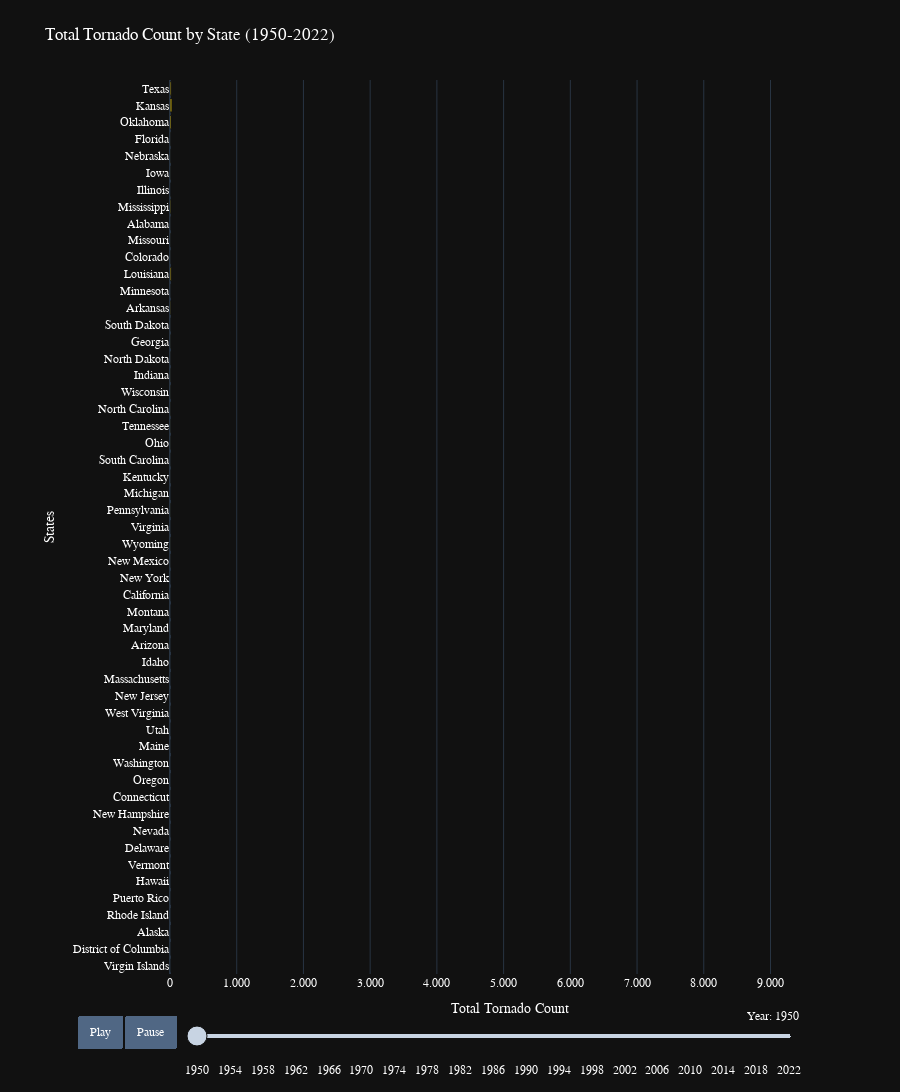

Notebook code cell kept with this figure:
### Markdown cell above
### Question 3. How have the total number of tornadoes by state changed over time in the US from 1950 to 2022, and which states have experienced the most or fewest tornadoes during this period?

### Code cell
# Calculate tornado counts by state and year, replace abbreviations with full names
state_year_counts = df.groupby(['yr', 'st']).size().reset_index(name='count')
state_year_counts['st'] = state_year_counts['st'].apply(lambda x: state_names[x])

# Create a pivot table to calculate cumulative tornado counts
state_year_pivot = state_year_counts.pivot_table(index='st', columns='yr', values='count', fill_value=0)
state_year_cumsum = state_year_pivot.cumsum(axis=1).reset_index().melt(id_vars=['st'], var_name='yr', value_name='count')

# Determine ranking based on the last year and sort DataFrame accordingly
final_year_ranking = state_year_cumsum[state_year_cumsum['yr'] == state_year_cumsum['yr'].max()].groupby('st')['count'].sum().sort_values(ascending=False).index.tolist()
state_year_cumsum['fixed_rank'] = state_year_cumsum['st'].map({name: i for i, name in enumerate(final_year_ranking)})
state_year_cumsum.sort_values(['yr', 'fixed_rank'], inplace=True)

# Calculate maximum cumulative count and set x-axis range
max_cumulative_count = state_year_cumsum['count'].max()
range_x = [0, max_cumulative_count * 1.1]

# Calculate annual total tornado count and rank by state
state_year_total = state_year_cumsum.groupby(['yr', 'st'])['count'].sum().reset_index()
state_year_total['rank'] = state_year_total.groupby('yr')['count'].rank(ascending=False, method='first')

# Merge data to enable sorting states by tornado count
merged = state_year_cumsum.merge(state_year_total[['yr', 'st', 'rank']], on=['yr', 'st'])
merged = merged.sort_values(['yr', 'rank'])
merged['yr'] = merged['yr'].astype(int)

# Keep state ranking consistent with the final year
final_year_ranking.reverse()
merged['fixed_rank'] = merged['st'].map({name: i for i, name in enumerate(final_year_ranking)})
merged.sort_values(['yr', 'fixed_rank'], inplace=True)

# Create the animated bar chart
fig = px.bar(merged,
             x='count',
             y='st',
             animation_frame='yr',
             orientation='h',
             title='Total Tornado Count by State (1950-2022)',
             labels={'count': 'Total Tornado Count', 'st': 'States', 'yr': 'Year'},
             hover_data={'count': True, 'yr': True, 'st': False},
             range_x=[0, max_cumulative_count * 1.1],
             color_discrete_sequence=['#FFD700'])

# Fix y-axis order (highest to lowest)
fig.update_yaxes(categoryorder='array', categoryarray=final_year_ranking)

# Update layout (buttons, slider, height, margins, font)
fig.update_layout(
    template='plotly_dark',
    updatemenus=[{
        'buttons': [
            {
                'args': [None, {
                    'frame': {'duration': 1600, 'redraw': True},
                    'fromcurrent': True,
                    'transition': {'duration': 500, 'easing': 'linear'}
                }],
                'label': 'Play',
                'method': 'animate'
            },
            {
                'args': [[None], {
                    'frame': {'duration': 0, 'redraw': True},
                    'mode': 'immediate',
                    'transition': {'duration': 0}
                }],
                'label': 'Pause',
                'method': 'animate'
            }
        ],
        'direction': 'left',
        'pad': {'r': 10, 't': 87},
        'showactive': False,
        'type': 'buttons',
        'x': 0.025,
        'xanchor': 'right',
        'y': 0.05,
        'yanchor': 'top'
    }],
    sliders=[{
        'currentvalue': {
            'prefix': 'Year: ',
            'visible': True,
            'xanchor': 'right'
        },
        'steps': [{'args': [[str(year)], {'frame': {'duration': 300, 'redraw': True}, 'mode': 'immediate', 'transition': {'duration': 300}}],
                   'label': str(year), 'method': 'animate'} for year in merged['yr'].unique()],
        'x': 0.025,
        'len': 0.9,
        'pad': {'b': 10, 't': 30}
    }],
    height=1100,
    margin=dict(l=170, r=50, t=80, b=20),
    font=dict(family="Arial", size=12, color="white")
)

# Customize x-axis ticks
tickvals = [i for i in range(0, int(max_cumulative_count) + 100, 1000)]
ticktext = [f'{i:,}'.replace(',', '.') for i in tickvals]
fig.update_xaxes(tickvals=tickvals, ticktext=ticktext)
#fig.update_yaxes(autorange=True)

# Increase bar thickness and adjust colors
fig.update_traces(marker=dict(line=dict(width=1), opacity=0.7),
                  selector=dict(type='bar'))

fig.show()

### Figure 1 — Plotly figure (JSON) as saved in the notebook; plotly's stock layout.template omitted (floating-point values rounded to 4 significant figures)
{"data": [{"alignmentgroup": "True", "customdata": [[1950], [1950], [1950], [1950], [1950], [1950], [1950], [1950], [1950], [1950], [1950], [1950], [1950], [1950], [1950], [1950], [1950], [1950], [1950], [1950], [1950], [1950], [1950], [1950], [1950], [1950], [1950], [1950], [1950], [1950], [1950], [1950], [1950], [1950], [1950], [1950], [1950], [1950], [1950], [1950], [1950], [1950], [1950], [1950], [1950], [1950], [1950], [1950], [1950], [1950], [1950], [1950], [1950]], "hovertemplate": "Year=%{customdata[0]}<br>Total Tornado Count=%{x}<extra></extra>", "legendgroup": "", "marker": {"color": "#FFD700", "line": {"width": 1}, "opacity": 0.7, "pattern": {"shape": ""}}, "name": "", "offsetgroup": "", "orientation": "h", "showlegend": false, "textposition": "auto", "type": "bar", "x": [0, 0, 0, 0, 0, 0, 0, 0, 0, 0, 2, 0, 0, 0, 0, 1, 0, 0, 0, 0, 1, 0, 0, 0, 2, 3, 0, 5, 0, 2, 1, 3, 3, 9, 5, 3, 2, 4, 1, 12, 1, 20, 2, 6, 2, 14, 8, 4, 6, 6, 23, 30, 20], "xaxis": "x", "y": ["Virgin Islands", "District of Columbia", "Alaska", "Rhode Island", "Puerto Rico", "Hawaii", "Vermont", "Delaware", "Nevada", "New Hampshire", "Connecticut", "Oregon", "Washington", "Maine", "Utah", "West Virginia", "New Jersey", "Massachusetts", "Idaho", "Arizona", "Maryland", "Montana", "California", "New York", "New Mexico", "Wyoming", "Virginia", "Pennsylvania", "Michigan", "Kentucky", "South Carolina", "Ohio", "Tennessee", "North Carolina", "Wisconsin", "Indiana", "North Dakota", "Georgia", "South Dakota", "Arkansas", "Minnesota", "Louisiana", "Colorado", "Missouri", "Alabama", "Mississippi", "Illinois", "Iowa", "Nebraska", "Florida", "Oklahoma", "Kansas", "Texas"], "yaxis": "y"}], "layout": {"barmode": "relative", "font": {"color": "white", "family": "Arial", "size": 12}, "height": 1100, "legend": {"tracegroupgap": 0}, "margin": {"b": 20, "l": 170, "r": 50, "t": 80}, "sliders": [{"active": 0, "currentvalue": {"prefix": "Year: ", "visible": true, "xanchor": "right"}, "len": 0.9, "pad": {"b": 10, "t": 30}, "steps": [{"args": [["1950"], {"frame": {"duration": 300, "redraw": true}, "mode": "immediate", "transition": {"duration": 300}}], "label": "1950", "method": "animate"}, {"args": [["1951"], {"frame": {"duration": 300, "redraw": true}, "mode": "immediate", "transition": {"duration": 300}}], "label": "1951", "method": "animate"}, {"args": [["1952"], {"frame": {"duration": 300, "redraw": true}, "mode": "immediate", "transition": {"duration": 300}}], "label": "1952", "method": "animate"}, {"args": [["1953"], {"frame": {"duration": 300, "redraw": true}, "mode": "immediate", "transition": {"duration": 300}}], "label": "1953", "method": "animate"}, {"args": [["1954"], {"frame": {"duration": 300, "redraw": true}, "mode": "immediate", "transition": {"duration": 300}}], "label": "1954", "method": "animate"}, {"args": [["1955"], {"frame": {"duration": 300, "redraw": true}, "mode": "immediate", "transition": {"duration": 300}}], "label": "1955", "method": "animate"}, {"args": [["1956"], {"frame": {"duration": 300, "redraw": true}, "mode": "immediate", "transition": {"duration": 300}}], "label": "1956", "method": "animate"}, {"args": [["1957"], {"frame": {"duration": 300, "redraw": true}, "mode": "immediate", "transition": {"duration": 300}}], "label": "1957", "method": "animate"}, {"args": [["1958"], {"frame": {"duration": 300, "redraw": true}, "mode": "immediate", "transition": {"duration": 300}}], "label": "1958", "method": "animate"}, {"args": [["1959"], {"frame": {"duration": 300, "redraw": true}, "mode": "immediate", "transition": {"duration": 300}}], "label": "1959", "method": "animate"}, {"args": [["1960"], {"frame": {"duration": 300, "redraw": true}, "mode": "immediate", "transition": {"duration": 300}}], "label": "1960", "method": "animate"}, {"args": [["1961"], {"frame": {"duration": 300, "redraw": true}, "mode": "immediate", "transition": {"duration": 300}}], "label": "1961", "method": "animate"}, {"args": [["1962"], {"frame": {"duration": 300, "redraw": true}, "mode": "immediate", "transition": {"duration": 300}}], "label": "1962", "method": "animate"}, {"args": [["1963"], {"frame": {"duration": 300, "redraw": true}, "mode": "immediate", "transition": {"duration": 300}}], "label": "1963", "method": "animate"}, {"args": [["1964"], {"frame": {"duration": 300, "redraw": true}, "mode": "immediate", "transition": {"duration": 300}}], "label": "1964", "method": "animate"}, {"args": [["1965"], {"frame": {"duration": 300, "redraw": true}, "mode": "immediate", "transition": {"duration": 300}}], "label": "1965", "method": "animate"}, {"args": [["1966"], {"frame": {"duration": 300, "redraw": true}, "mode": "immediate", "transition": {"duration": 300}}], "label": "1966", "method": "animate"}, {"args": [["1967"], {"frame": {"duration": 300, "redraw": true}, "mode": "immediate", "transition": {"duration": 300}}], "label": "1967", "method": "animate"}, {"args": [["1968"], {"frame": {"duration": 300, "redraw": true}, "mode": "immediate", "transition": {"duration": 300}}], "label": "1968", "method": "animate"}, {"args": [["1969"], {"frame": {"duration": 300, "redraw": true}, "mode": "immediate", "transition": {"duration": 300}}], "label": "1969", "method": "animate"}, {"args": [["1970"], {"frame": {"duration": 300, "redraw": true}, "mode": "immediate", "transition": {"duration": 300}}], "label": "1970", "method": "animate"}, {"args": [["1971"], {"frame": {"duration": 300, "redraw": true}, "mode": "immediate", "transition": {"duration": 300}}], "label": "1971", "method": "animate"}, {"args": [["1972"], {"frame": {"duration": 300, "redraw": true}, "mode": "immediate", "transition": {"duration": 300}}], "label": "1972", "method": "animate"}, {"args": [["1973"], {"frame": {"duration": 300, "redraw": true}, "mode": "immediate", "transition": {"duration": 300}}], "label": "1973", "method": "animate"}, {"args": [["1974"], {"frame": {"duration": 300, "redraw": true}, "mode": "immediate", "transition": {"duration": 300}}], "label": "1974", "method": "animate"}, {"args": [["1975"], {"frame": {"duration": 300, "redraw": true}, "mode": "immediate", "transition": {"duration": 300}}], "label": "1975", "method": "animate"}, {"args": [["1976"], {"frame": {"duration": 300, "redraw": true}, "mode": "immediate", "transition": {"duration": 300}}], "label": "1976", "method": "animate"}, {"args": [["1977"], {"frame": {"duration": 300, "redraw": true}, "mode": "immediate", "transition": {"duration": 300}}], "label": "1977", "method": "animate"}, {"args": [["1978"], {"frame": {"duration": 300, "redraw": true}, "mode": "immediate", "transition": {"duration": 300}}], "label": "1978", "method": "animate"}, {"args": [["1979"], {"frame": {"duration": 300, "redraw": true}, "mode": "immediate", "transition": {"duration": 300}}], "label": "1979", "method": "animate"}, {"args": [["1980"], {"frame": {"duration": 300, "redraw": true}, "mode": "immediate", "transition": {"duration": 300}}], "label": "1980", "method": "animate"}, {"args": [["1981"], {"frame": {"duration": 300, "redraw": true}, "mode": "immediate", "transition": {"duration": 300}}], "label": "1981", "method": "animate"}, {"args": [["1982"], {"frame": {"duration": 300, "redraw": true}, "mode": "immediate", "transition": {"duration": 300}}], "label": "1982", "method": "animate"}, {"args": [["1983"], {"frame": {"duration": 300, "redraw": true}, "mode": "immediate", "transition": {"duration": 300}}], "label": "1983", "method": "animate"}, {"args": [["1984"], {"frame": {"duration": 300, "redraw": true}, "mode": "immediate", "transition": {"duration": 300}}], "label": "1984", "method": "animate"}, {"args": [["1985"], {"frame": {"duration": 300, "redraw": true}, "mode": "immediate", "transition": {"duration": 300}}], "label": "1985", "method": "animate"}, {"args": [["1986"], {"frame": {"duration": 300, "redraw": true}, "mode": "immediate", "transition": {"duration": 300}}], "label": "1986", "method": "animate"}, {"args": [["1987"], {"frame": {"duration": 300, "redraw": true}, "mode": "immediate", "transition": {"duration": 300}}], "label": "1987", "method": "animate"}, {"args": [["1988"], {"frame": {"duration": 300, "redraw": true}, "mode": "immediate", "transition": {"duration": 300}}], "label": "1988", "method": "animate"}, {"args": [["1989"], {"frame": {"duration": 300, "redraw": true}, "mode": "immediate", "transition": {"duration": 300}}], "label": "1989", "method": "animate"}, {"args": [["1990"], {"frame": {"duration": 300, "redraw": true}, "mode": "immediate", "transition": {"duration": 300}}], "label": "1990", "method": "animate"}, {"args": [["1991"], {"frame": {"duration": 300, "redraw": true}, "mode": "immediate", "transition": {"duration": 300}}], "label": "1991", "method": "animate"}, {"args": [["1992"], {"frame": {"duration": 300, "redraw": true}, "mode": "immediate", "transition": {"duration": 300}}], "label": "1992", "method": "animate"}, {"args": [["1993"], {"frame": {"duration": 300, "redraw": true}, "mode": "immediate", "transition": {"duration": 300}}], "label": "1993", "method": "animate"}, {"args": [["1994"], {"frame": {"duration": 300, "redraw": true}, "mode": "immediate", "transition": {"duration": 300}}], "label": "1994", "method": "animate"}, {"args": [["1995"], {"frame": {"duration": 300, "redraw": true}, "mode": "immediate", "transition": {"duration": 300}}], "label": "1995", "method": "animate"}, {"args": [["1996"], {"frame": {"duration": 300, "redraw": true}, "mode": "immediate", "transition": {"duration": 300}}], "label": "1996", "method": "animate"}, {"args": [["1997"], {"frame": {"duration": 300, "redraw": true}, "mode": "immediate", "transition": {"duration": 300}}], "label": "1997", "method": "animate"}, {"args": [["1998"], {"frame": {"duration": 300, "redraw": true}, "mode": "immediate", "transition": {"duration": 300}}], "label": "1998", "method": "animate"}, {"args": [["1999"], {"frame": {"duration": 300, "redraw": true}, "mode": "immediate", "transition": {"duration": 300}}], "label": "1999", "method": "animate"}, {"args": [["2000"], {"frame": {"duration": 300, "redraw": true}, "mode": "immediate", "transition": {"duration": 300}}], "label": "2000", "method": "animate"}, {"args": [["2001"], {"frame": {"duration": 300, "redraw": true}, "mode": "immediate", "transition": {"duration": 300}}], "label": "2001", "method": "animate"}, {"args": [["2002"], {"frame": {"duration": 300, "redraw": true}, "mode": "immediate", "transition": {"duration": 300}}], "label": "2002", "method": "animate"}, {"args": [["2003"], {"frame": {"duration": 300, "redraw": true}, "mode": "immediate", "transition": {"duration": 300}}], "label": "2003", "method": "animate"}, {"args": [["2004"], {"frame": {"duration": 300, "redraw": true}, "mode": "immediate", "transition": {"duration": 300}}], "label": "2004", "method": "animate"}, {"args": [["2005"], {"frame": {"duration": 300, "redraw": true}, "mode": "immediate", "transition": {"duration": 300}}], "label": "2005", "method": "animate"}, {"args": [["2006"], {"frame": {"duration": 300, "redraw": true}, "mode": "immediate", "transition": {"duration": 300}}], "label": "2006", "method": "animate"}, {"args": [["2007"], {"frame": {"duration": 300, "redraw": true}, "mode": "immediate", "transition": {"duration": 300}}], "label": "2007", "method": "animate"}, {"args": [["2008"], {"frame": {"duration": 300, "redraw": true}, "mode": "immediate", "transition": {"duration": 300}}], "label": "2008", "method": "animate"}, {"args": [["2009"], {"frame": {"duration": 300, "redraw": true}, "mode": "immediate", "transition": {"duration": 300}}], "label": "2009", "method": "animate"}, {"args": [["2010"], {"frame": {"duration": 300, "redraw": true}, "mode": "immediate", "transition": {"duration": 300}}], "label": "2010", "method": "animate"}, {"args": [["2011"], {"frame": {"duration": 300, "redraw": true}, "mode": "immediate", "transition": {"duration": 300}}], "label": "2011", "method": "animate"}, {"args": [["2012"], {"frame": {"duration": 300, "redraw": true}, "mode": "immediate", "transition": {"duration": 300}}], "label": "2012", "method": "animate"}, {"args": [["2013"], {"frame": {"duration": 300, "redraw": true}, "mode": "immediate", "transition": {"duration": 300}}], "label": "2013", "method": "animate"}, {"args": [["2014"], {"frame": {"duration": 300, "redraw": true}, "mode": "immediate", "transition": {"duration": 300}}], "label": "2014", "method": "animate"}, {"args": [["2015"], {"frame": {"duration": 300, "redraw": true}, "mode": "immediate", "transition": {"duration": 300}}], "label": "2015", "method": "animate"}, {"args": [["2016"], {"frame": {"duration": 300, "redraw": true}, "mode": "immediate", "transition": {"duration": 300}}], "label": "2016", "method": "animate"}, {"args": [["2017"], {"frame": {"duration": 300, "redraw": true}, "mode": "immediate", "transition": {"duration": 300}}], "label": "2017", "method": "animate"}, {"args": [["2018"], {"frame": {"duration": 300, "redraw": true}, "mode": "immediate", "transition": {"duration": 300}}], "label": "2018", "method": "animate"}, {"args": [["2019"], {"frame": {"duration": 300, "redraw": true}, "mode": "immediate", "transition": {"duration": 300}}], "label": "2019", "method": "animate"}, {"args": [["2020"], {"frame": {"duration": 300, "redraw": true}, "mode": "immediate", "transition": {"duration": 300}}], "label": "2020", "method": "animate"}, {"args": [["2021"], {"frame": {"duration": 300, "redraw": true}, "mode": "immediate", "transition": {"duration": 300}}], "label": "2021", "method": "animate"}, {"args": [["2022"], {"frame": {"duration": 300, "redraw": true}, "mode": "immediate", "transition": {"duration": 300}}], "label": "2022", "method": "animate"}], "x": 0.025, "xanchor": "left", "y": 0, "yanchor": "top"}], "title": {"text": "Total Tornado Count by State (1950-2022)"}, "updatemenus": [{"buttons": [{"args": [null, {"frame": {"duration": 1600, "redraw": true}, "fromcurrent": true, "transition": {"duration": 500, "easing": "linear"}}], "label": "Play", "method": "animate"}, {"args": [[null], {"frame": {"duration": 0, "redraw": true}, "mode": "immediate", "transition": {"duration": 0}}], "label": "Pause", "method": "animate"}], "direction": "left", "pad": {"r": 10, "t": 87}, "showactive": false, "type": "buttons", "x": 0.025, "xanchor": "right", "y": 0.05, "yanchor": "top"}], "xaxis": {"anchor": "y", "domain": [0, 1], "range": [0, 10190.0], "ticktext": ["0", "1.000", "2.000", "3.000", "4.000", "5.000", "6.000", "7.000", "8.000", "9.000"], "tickvals": [0, 1000, 2000, 3000, 4000, 5000, 6000, 7000, 8000, 9000], "title": {"text": "Total Tornado Count"}}, "yaxis": {"anchor": "x", "categoryarray": ["Virgin Islands", "District of Columbia", "Alaska", "Rhode Island", "Puerto Rico", "Hawaii", "Vermont", "Delaware", "Nevada", "New Hampshire", "Connecticut", "Oregon", "Washington", "Maine", "Utah", "West Virginia", "New Jersey", "Massachusetts", "Idaho", "Arizona", "Maryland", "Montana", "California", "New York", "New Mexico", "Wyoming", "Virginia", "Pennsylvania", "Michigan", "Kentucky", "South Carolina", "Ohio", "Tennessee", "North Carolina", "Wisconsin", "Indiana", "North Dakota", "Georgia", "South Dakota", "Arkansas", "Minnesota", "Louisiana", "Colorado", "Missouri", "Alabama", "Mississippi", "Illinois", "Iowa", "Nebraska", "Florida", "Oklahoma", "Kansas", "Texas"], "categoryorder": "array", "domain": [0, 1], "title": {"text": "States"}}}}
